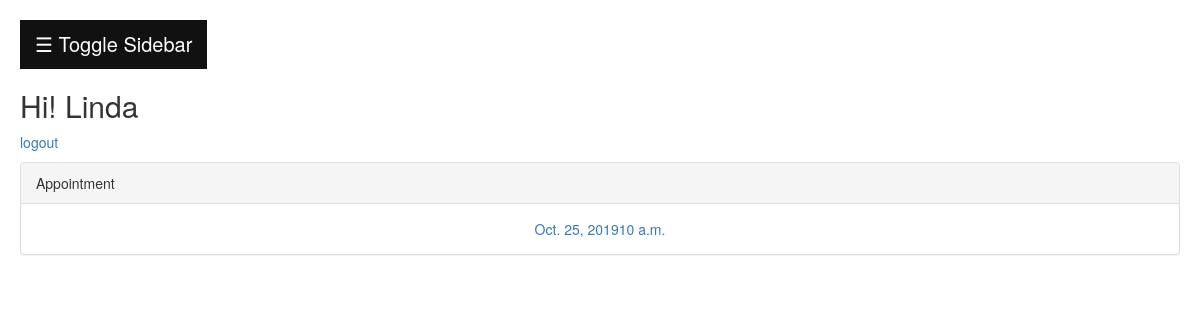
The page /doc/pasche/5/ (signed in) on the database as committed earlier.
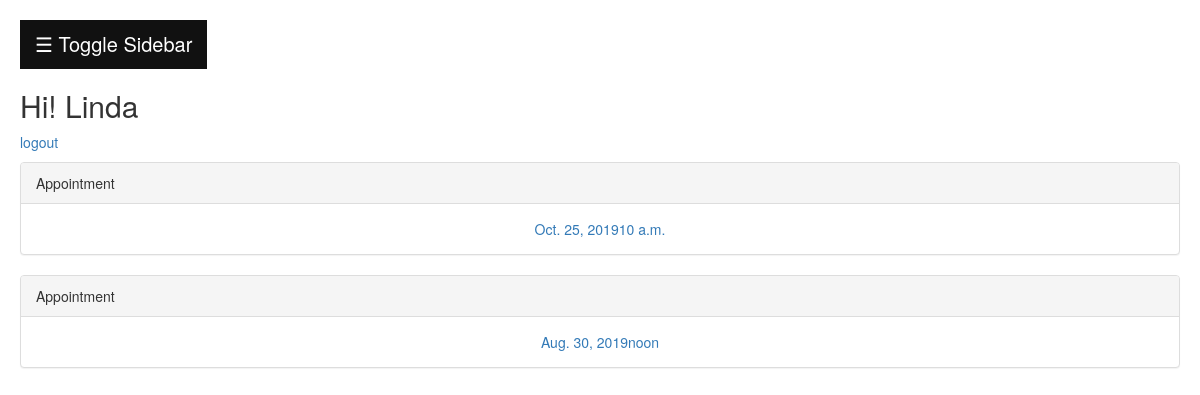
The same page on the database as committed later.
### health/models.py (models this page shows, shortened)
class Schedule(models.Model):
    checked_in = models.BooleanField(default=False)  #whether the patient has checked in or not
    booked = models.BooleanField(default=False)
    patient = models.ForeignKey(settings.AUTH_USER_MODEL, on_delete=models.CASCADE, db_column='patient',blank=True,null=True,related_name='sche_pat')
    date = models.DateField(blank=True,null=True)  # Field renamed to remove unsuitable characters.
    time = models.TimeField(blank=True,null=True)
    doctorid = models.ForeignKey(settings.AUTH_USER_MODEL, on_delete=models.CASCADE, db_column='doctorID', blank=True, null=True,related_name='sche_doc')
    id = models.AutoField(db_column='ID', primary_key=True)  # Field name made lowercase.
    sysmptoms = models.TextField(max_length=65535,blank=True, null=True)
    diagnosis = models.TextField(max_length=65535,blank=True, null=True)
    prescriptions = models.TextField(max_length=65535,blank=True, null=True)
    treatment = models.TextField(max_length=65535,blank=True, null=True)
    waiting_time = models.TimeField(db_column='waiting time',blank=True,null=True)  # Field renamed to remove unsuitable characters.
    class Meta:
        db_table = 'Schedule'

### health/views.py (the view)
# urls.py: path('doc/pasche/<int:patient>/',views.doc_schedule_result,name='doc_schedule_result'),
@login_required
def doc_schedule_result(request,patient):
    context_dict = {}
    context_dict['current'] = request.user
    try:
        patient = User.objects.get(id=patient)
        context_dict['patient'] = patient
    except User.DoesNotExist:
        return redirect('search_patient')
    try:
        schedule = Schedule.objects.filter(patient=patient)
        context_dict['schedule'] = schedule
    except Schedule.DoesNotExist:
        return redirect('search_patient')
    return render(request,'health/doc_EHR.html',context_dict)

### templates/health/doc_EHR.html (shortened to what this page needs)
{% extends 'health/dochome.html' %}
{% load static %}
{% block headblock %}
  <link rel="stylesheet" href="https://maxcdn.bootstrapcdn.com/bootstrap/3.4.0/css/bootstrap.min.css">
  <link href="{% static "css/schedule_panel.css" %}" rel="stylesheet">
{% endblock %}
{% block bodyblock %}
{% if schedule %}
  {% for s in schedule %}
  <div class="panel panel-default">
    <div class="panel-heading">Appointment</div>
    <div class="panel-body" style="text-align:center">
      <a href="{% url 'edit_schedule' s.id %}">
      {{s.date}}{{s.time}}
      </a>
    </div>
  </div>
  {% endfor %}
{% endif %}
{%endblock%}

Rows that differ between the two databases and show on the page:
added Schedule: date "Aug. 30, 2019", time "noon"
